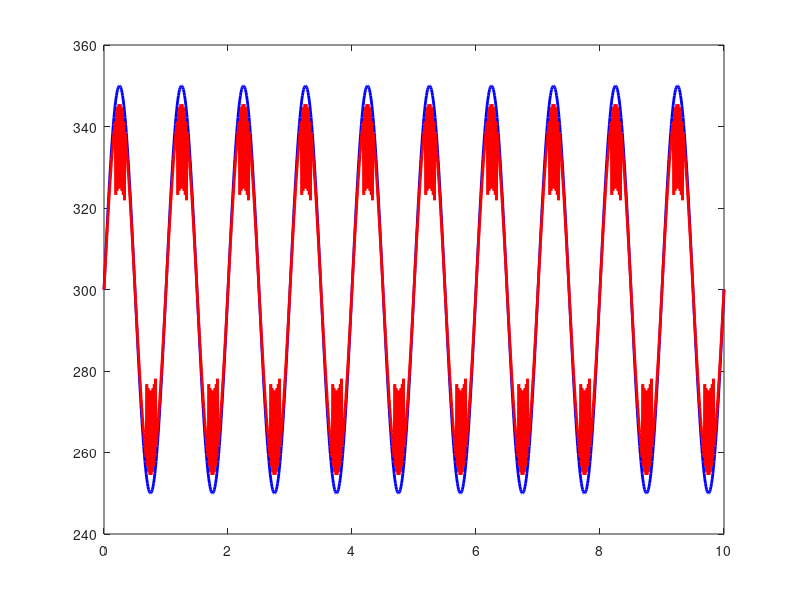

This chart was generated by the following MATLAB code: (Note: this script raises an error after producing the figure.)
%% Temperature Clipping Circuit with Double Thermal Zener Diodes
%  "Poor Man's Square Wave Generator"

% Simulation parameters
T0 = 300; % Base temperature (K)
T_breakdown = 40; % Reverse temperature difference for breakdown (K)
R_source = 1; % Source thermal resistance (K/W)
R_forward = 0.2; % Thermal resistance in forward bias (K/W)
R_reverse_high = 10; % Thermal resistance in reverse bias before breakdown (K/W)
R_reverse_breakdown = 0.8; % Thermal resistance in reverse bias after breakdown (K/W)
dt = 0.01; % Time step (s)
total_time = 10; % Total simulation time (s)

% Parameters for input sinusoidal temperature wave
TR_amplitude = 50; % Amplitude of sinusoidal temperature wave (K)
TR_frequency = 1; % Frequency of sinusoidal temperature wave (Hz)

% Time and input temperature wave
time = 0:dt:total_time;
TR = T0 + TR_amplitude * sin(2 * pi * TR_frequency * time); % Input sinusoidal temperature wave

% Initialize output temperature and previous temperature differences
T_out = zeros(size(time)); % Output temperature
delta_T_diode1_prev = 0; % Initial temperature difference across diode 1 (at time step 0)
delta_T_diode2_prev = 0; % Initial temperature difference across diode 2 (at time step 0)

% Simulation loop
for i = 1:length(time)
    % Step 1: Calculate the current temperature difference across the diodes
    delta_T_source = TR(i) - T0;

    % Step 2: Determine the state of diode 1(positive Zener diode) based on previous temperature difference
    if delta_T_diode1_prev <= -T_breakdown
        % Negative Zener Diode: Reverse breakdown
        R_diode1 = R_reverse_breakdown;
    elseif delta_T_source >= 0
        % Negative Zener Diode: Forward heat flow
        R_diode1 = R_forward;
    else
        % Negative Zener Diode: Reverse blocking
        R_diode1 = R_reverse_high;
    end
    
    % Step 3: Determine the state of diode 2(negative Zener Diode) based on previous temperature difference
    if delta_T_diode2_prev >= T_breakdown
        % Positive Zener Diode: Reverse breakdown
        R_diode2 = R_reverse_breakdown;
    elseif delta_T_source <= 0
        % Positive Zener Diode: Forward heat flow
        R_diode2 = R_forward;
    else
        % Positive Zener Diode: Reverse blocking
        R_diode2 = R_reverse_high;
    end

    % Step 4: Calculate the temperature across both diodes using voltage division
    delta_T_diode1 = delta_T_source * R_diode1 / (R_source + R_diode1 + R_diode2);
    delta_T_diode2 = delta_T_source * R_diode2 / (R_source + R_diode1 + R_diode2);
    
    % Step 5: Output temperature is the sum of both diodes' temperature drops
    T_out(i) = T0 + delta_T_diode1 + delta_T_diode2;

    % Step 6: Store the current temperature difference for the next time step
    delta_T_diode1_prev = delta_T_diode1; % Update previous step temperature difference for diode 1
    delta_T_diode2_prev = delta_T_diode2; % Update previous step temperature difference for diode 2
end

% Plot results
figure;
plot(time, TR, 'b-', 'LineWidth', 2); % Input temperature wave
hold on;
plot(time, T_out, 'r-', 'LineWidth', 2); % Output temperature (Square wave)
yline(T0 + T_breakdown, 'k--', 'LineWidth', 1.5); % Upper boundary of Zener diode 1
yline(T0 - T_breakdown, 'k--', 'LineWidth', 1.5); % Lower boundary of Zener diode 2
hold off;
grid on;
xlabel('Time (s)');
ylabel('Temperature (K)');
legend('Input Temperature Wave', 'Output Temperature (Square Wave)', 'Upper Boundary', 'Lower Boundary');
title('Heat Clipping Circuit with Double Thermal Zener Diodes');
